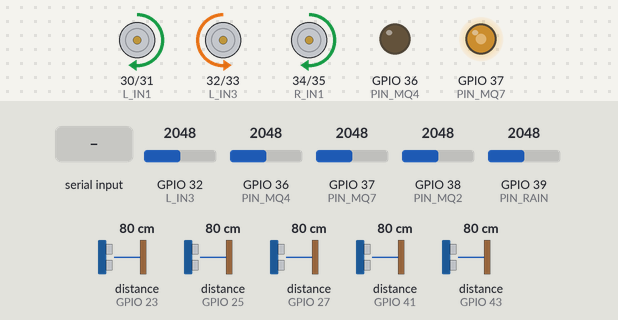
A sketch run on a simulated ESP32. Parts: motor-driver pin pairs drawn as motors (green arrow = first pin HIGH = forward, orange = second pin HIGH = backward, longer = more drive), output pins drawn as LEDs (lit = HIGH). Wiring (inferred from the names in the program): 5 × ultrasonic range finder: trigger GPIO 22, echo GPIO 23 / trigger GPIO 24, echo GPIO 25 / trigger GPIO 26, echo GPIO 27 / trigger GPIO 40, echo GPIO 41 / trigger GPIO 42, echo GPIO 43. Dashed ring = blinking. The inputs (shaded band) are chosen by the test bench; at power-on: distance to the obstacle (sensors on GPIO 23, GPIO 41, GPIO 25, GPIO 27, GPIO 43) 80 cm, GPIO 32 (L_IN3) = 2048, GPIO 36 (PIN_MQ4) = 2048, GPIO 37 (PIN_MQ7) = 2048, GPIO 38 (PIN_MQ2) = 2048, GPIO 39 (PIN_RAIN) = 2048. The echo pulse lasts 58.3 µs per cm; pins used as bus, display or sensor lines are not drawn; what the sketch prints to the serial monitor is not drawn.

Above: at 2.2 s.
2.3 s: distance to the obstacle (sensor on GPIO 23) set to 28 cm
3.8 s: distance to the obstacle (sensor on GPIO 23) set to 23 cm
At 4.05 s:
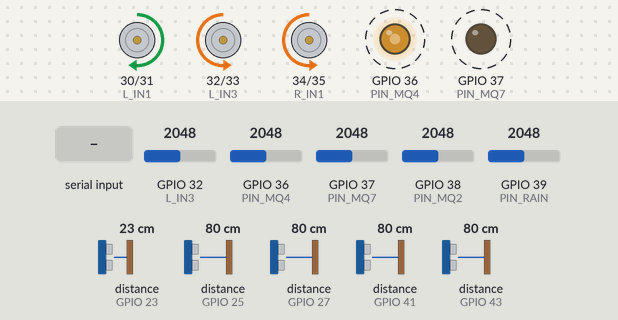
6.8 s: "x" received over Serial
At 7.8 s:
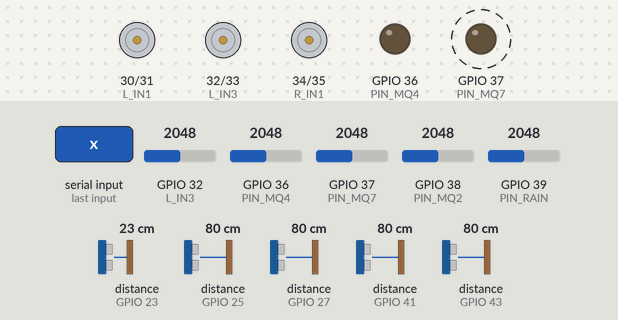
8.6 s: "G" received over Serial
At 11.5 s:
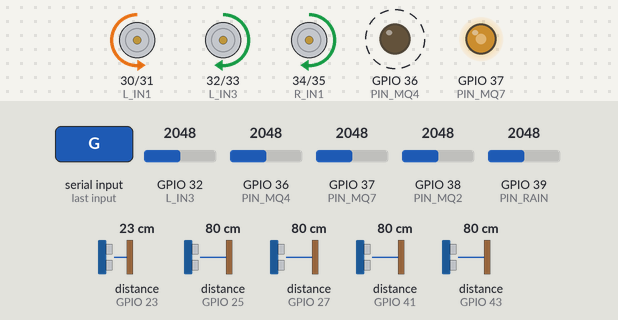
11.6 s: distance to the obstacle (sensor on GPIO 41) set to 250 cm
13.7 s: distance to the obstacle (sensor on GPIO 23) set to 60 cm
At 14.9 s:
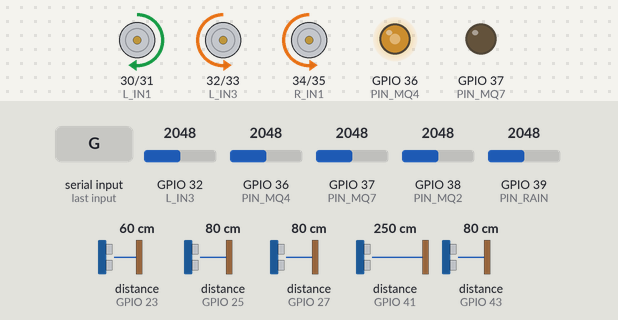
Timing chart, 0 to 16.4 s (numbered marks = the images above; inputs shaded):
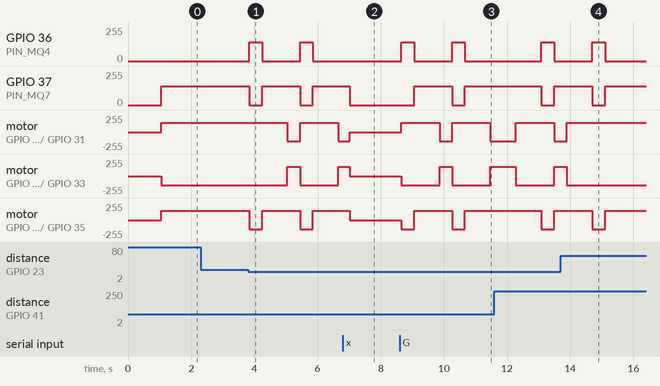

The sketch:

mine_rover_mega_v3.ino
```cpp
/*
 * ==============================================================================
 * M.I.N.E.R.S. V3 - STANDALONE AUTONOMOUS MAP-GUIDED NAVIGATION FIRMWARE
 * Arduino Mega 2560 (Runs 100% Standalone on Battery - No Laptop Required!)
 * Problem Statement ID: 26039 (Govt. of Jharkhand)
 * ==============================================================================
 * Features:
 * 1. Text/Struct Map Interpreter (Segment Length, Obstacle Avoidance, Intersection Turn)
 * 2. 5-Point Sector Ultrasonic Obstacle Bypassing & Re-alignment
 * 3. Side-wall Open Sector Sensing for Intersection Detection
 * 4. Failsafe Battery & Safety Governor Autonomous Stopping
 * 5. Serial/ESP8266 Telemetry Broadcast (Works standalone or with optional Wi-Fi/Radio)
 * ==============================================================================
 */

// --- 5-POINT ULTRASONIC SENSOR ARRAY ---
const int TRIG_FRONT       = 22;
const int ECHO_FRONT       = 23;
const int TRIG_FRONT_LEFT  = 40;
const int ECHO_FRONT_LEFT  = 41;
const int TRIG_FRONT_RIGHT = 42;
const int ECHO_FRONT_RIGHT = 43;
const int TRIG_LEFT        = 24;
const int ECHO_LEFT        = 25;
const int TRIG_RIGHT       = 26;
const int ECHO_RIGHT       = 27;

// --- GAS & ENVIRONMENTAL SENSORS ---
const int PIN_MQ4  = A0; // Methane (CH4)
const int PIN_MQ7  = A1; // Carbon Monoxide (CO)
const int PIN_MQ2  = A2; // LPG / Butane / Smoke
const int PIN_RAIN = A3; // Water / Rain Sensor
const int PIN_LM35 = A4; // Temperature Sensor

// --- MOTOR PINS (DUAL L298N DRIVERS) ---
const int L_IN1 = 30; // M1 Front Left (+)
const int L_IN2 = 31; // M1 Front Left (-)
const int L_IN3 = 32; // M3 Rear Left  (+)
const int L_IN4 = 33; // M3 Rear Left  (-)

const int R_IN1 = 34; // M2 Front Right (+)
const int R_IN2 = 35; // M2 Front Right (-)
const int R_IN3 = 36; // M4 Rear Right  (+)
const int R_IN4 = 37; // M4 Rear Right  (-)

// --- SPEED & CALIBRATION CONSTANTS ---
const int ROVER_SPEED = 140;                // Smooth 140 PWM speed
const float METERS_PER_SECOND = 0.35;        // Calibrated speed (~0.35 m/s at 140 PWM)
const int OBSTACLE_BYPASS_CM = 25;           // Trigger obstacle detour at 25cm
const int INTERSECTION_OPENING_CM = 120;     // Side wall opening threshold for T-junction

// --- MAP STRUCTURE & DATA ---
struct MapSegment {
  float lengthMeters;     // Target distance to traverse in current corridor
  char intersectionAction;// 'R' = Turn Right, 'L' = Turn Left, 'F' = Straight, 'E' = End Mission
  float postTurnMeters;   // Distance to travel after turn
};

// Map Definition for Test Run:
// Corridor 1: 10.0m long, 2.0m wide -> Intersection -> Turn RIGHT -> Traverse 3.0m -> End
const int NUM_MAP_SEGMENTS = 2;
MapSegment missionMap[NUM_MAP_SEGMENTS] = {
  { 10.0, 'R', 3.0 },  // Segment 0: 10m forward, Turn Right at intersection, then 3m
  {  3.0, 'E', 0.0 }   // Segment 1: Final destination reached, End mission
};

// --- AUTONOMOUS NAVIGATION STATE MACHINE ---
enum RoverState {
  STATE_IDLE,
  STATE_NAVIGATING_CORRIDOR,
  STATE_BYPASSING_OBSTACLE,
  STATE_INTERSECTION_DETECTED,
  STATE_EXECUTING_TURN,
  STATE_POST_TURN_CORRIDOR,
  STATE_MISSION_COMPLETE,
  STATE_EMERGENCY_HALT
};

RoverState currentState = STATE_IDLE;
int currentSegmentIndex = 0;

// Travel tracking variables
unsigned long segmentStartTime = 0;
float segmentDistanceTraveled = 0.0;
unsigned long stateTimer = 0;
char detourDirection = 'R';

// Telemetry Variables
long distFront = 100, distFrontLeft = 100, distFrontRight = 100, distLeft = 100, distRight = 100;
int valMQ4 = 0, valMQ7 = 0, valMQ2 = 0, valRain = 1023;
float tempC = 25.0;
char currentMotion = 'S';
unsigned long lastTelemetryTime = 0;
const unsigned long TELEMETRY_INTERVAL = 100;

// Function Prototypes
long readUltrasonic(int trigPin, int echoPin);
float readLM35(int pin);
void setIndividualMotorsPWM(int m1_f, int m1_r, int m3_f, int m3_r, int m2_f, int m2_r, int m4_f, int m4_r);
void moveForward();
void moveBackward();
void turnLeft();
void turnRight();
void stopMotors();
void executeAutonomousState();
void broadcastTelemetry();

void setup() {
  // Serial0 for USB/Serial Monitor or ESP8266/ESP32 Wi-Fi module
  Serial.begin(115200);

  // Initialize Ultrasonic Pins
  pinMode(TRIG_FRONT, OUTPUT);       pinMode(ECHO_FRONT, INPUT);
  pinMode(TRIG_FRONT_LEFT, OUTPUT);  pinMode(ECHO_FRONT_LEFT, INPUT);
  pinMode(TRIG_FRONT_RIGHT, OUTPUT); pinMode(ECHO_FRONT_RIGHT, INPUT);
  pinMode(TRIG_LEFT, OUTPUT);        pinMode(ECHO_LEFT, INPUT);
  pinMode(TRIG_RIGHT, OUTPUT);       pinMode(ECHO_RIGHT, INPUT);

  digitalWrite(TRIG_FRONT, LOW);
  digitalWrite(TRIG_FRONT_LEFT, LOW);
  digitalWrite(TRIG_FRONT_RIGHT, LOW);
  digitalWrite(TRIG_LEFT, LOW);
  digitalWrite(TRIG_RIGHT, LOW);

  // Initialize Motor Pins
  pinMode(L_IN1, OUTPUT); pinMode(L_IN2, OUTPUT);
  pinMode(L_IN3, OUTPUT); pinMode(L_IN4, OUTPUT);
  pinMode(R_IN1, OUTPUT); pinMode(R_IN2, OUTPUT);
  pinMode(R_IN3, OUTPUT); pinMode(R_IN4, OUTPUT);

  stopMotors();
  delay(1000);

  Serial.println(F("{\"status\":\"M.I.N.E.R.S._V3_AUTONOMOUS_READY\",\"standalone\":true}"));

  // Auto-start autonomous mission after 3 seconds startup pause
  segmentStartTime = millis();
  currentState = STATE_NAVIGATING_CORRIDOR;
  currentSegmentIndex = 0;
}

void loop() {
  // 1. Process optional incoming manual commands (Wi-Fi or Serial)
  if (Serial.available() > 0) {
    char cmd = Serial.read();
    if (cmd == 'START' || cmd == 'G' || cmd == 'g') {
      currentState = STATE_NAVIGATING_CORRIDOR;
      segmentStartTime = millis();
    } else if (cmd == ' ' || cmd == 'X' || cmd == 'x' || cmd == 'STOP') {
      currentState = STATE_EMERGENCY_HALT;
      stopMotors();
    }
  }

  // 2. Poll Sensors
  unsigned long now = millis();
  if (now - lastTelemetryTime >= TELEMETRY_INTERVAL) {
    lastTelemetryTime = now;

    distFront      = readUltrasonic(TRIG_FRONT, ECHO_FRONT);       delay(5);
    distFrontLeft  = readUltrasonic(TRIG_FRONT_LEFT, ECHO_FRONT_LEFT); delay(5);
    distFrontRight = readUltrasonic(TRIG_FRONT_RIGHT, ECHO_FRONT_RIGHT); delay(5);
    distLeft       = readUltrasonic(TRIG_LEFT, ECHO_LEFT);         delay(5);
    distRight      = readUltrasonic(TRIG_RIGHT, ECHO_RIGHT);

    valMQ4  = analogRead(PIN_MQ4);
    valMQ7  = analogRead(PIN_MQ7);
    valMQ2  = analogRead(PIN_MQ2);
    valRain = analogRead(PIN_RAIN);
    tempC   = readLM35(PIN_LM35);

    // 3. Run Autonomous Map Navigation Engine
    executeAutonomousState();

    // 4. Broadcast Telemetry over Serial / ESP8266 Wi-Fi
    broadcastTelemetry();
  }
}

void executeAutonomousState() {
  unsigned long elapsedMs = millis() - segmentStartTime;
  segmentDistanceTraveled = (elapsedMs / 1000.0) * METERS_PER_SECOND;

  MapSegment currentTarget = missionMap[currentSegmentIndex];

  switch (currentState) {
    case STATE_IDLE:
      stopMotors();
      currentMotion = 'S';
      break;

    case STATE_NAVIGATING_CORRIDOR:
      // A. Check for Front Obstacle (Trigger Detour/Bypass)
      if (distFront > 0 && distFront <= OBSTACLE_BYPASS_CM) {
        stateTimer = millis();
        currentState = STATE_BYPASSING_OBSTACLE;

        // Choose side with more clearance
        if (distFrontLeft > distFrontRight) {
          detourDirection = 'L';
          turnLeft();
          currentMotion = 'L';
        } else {
          detourDirection = 'R';
          turnRight();
          currentMotion = 'R';
        }
        break;
      }

      // B. Check for Intersection Arrival (Distance target reached or side wall opening detected)
      if (segmentDistanceTraveled >= currentTarget.lengthMeters ||
         (currentTarget.intersectionAction == 'R' && distRight >= INTERSECTION_OPENING_CM) ||
         (currentTarget.intersectionAction == 'L' && distLeft >= INTERSECTION_OPENING_CM)) {

        stateTimer = millis();
        currentState = STATE_INTERSECTION_DETECTED;
        stopMotors();
        currentMotion = 'S';
        break;
      }

      // Normal Forward Corridor Driving with minor wall centering steering
      if (distFrontLeft > 0 && distFrontLeft <= 10) {
        turnRight(); // Steer slightly right away from left wall
        currentMotion = 'R';
      } else if (distFrontRight > 0 && distFrontRight <= 10) {
        turnLeft();  // Steer slightly left away from right wall
        currentMotion = 'L';
      } else {
        moveForward();
        currentMotion = 'F';
      }
      break;

    case STATE_BYPASSING_OBSTACLE:
      // Steer away for 350ms, then advance forward past obstacle for 800ms
      if (millis() - stateTimer < 350) {
        if (detourDirection == 'L') turnLeft(); else turnRight();
      } else if (millis() - stateTimer < 1150) {
        moveForward();
        currentMotion = 'F';
      } else {
        // Realign back into corridor path
        if (detourDirection == 'L') turnRight(); else turnLeft();
        delay(350);
        currentState = STATE_NAVIGATING_CORRIDOR;
      }
      break;

    case STATE_INTERSECTION_DETECTED:
      // Brief 500ms pause to stabilize at T-Junction
      if (millis() - stateTimer >= 500) {
        if (currentTarget.intersectionAction == 'R') {
          turnRight();
          currentMotion = 'R';
          stateTimer = millis();
          currentState = STATE_EXECUTING_TURN;
        } else if (currentTarget.intersectionAction == 'L') {
          turnLeft();
          currentMotion = 'L';
          stateTimer = millis();
          currentState = STATE_EXECUTING_TURN;
        } else {
          // Go straight or end
          currentState = STATE_POST_TURN_CORRIDOR;
          segmentStartTime = millis();
        }
      }
      break;

    case STATE_EXECUTING_TURN:
      // Calibrated 90-degree turn execution time (~950ms at 140 PWM)
      if (millis() - stateTimer >= 950) {
        stopMotors();
        currentMotion = 'S';
        delay(200);

        // Move to post-turn corridor segment
        segmentStartTime = millis();
        currentState = STATE_POST_TURN_CORRIDOR;
      }
      break;

    case STATE_POST_TURN_CORRIDOR:
      // Drive forward into the new branch for the post-turn distance (e.g. 3m)
      if (segmentDistanceTraveled >= currentTarget.postTurnMeters) {
        currentSegmentIndex++;
        if (currentSegmentIndex >= NUM_MAP_SEGMENTS || missionMap[currentSegmentIndex].intersectionAction == 'E') {
          currentState = STATE_MISSION_COMPLETE;
        } else {
          segmentStartTime = millis();
          currentState = STATE_NAVIGATING_CORRIDOR;
        }
      } else {
        // Obstacle avoidance in branch
        if (distFront > 0 && distFront <= OBSTACLE_BYPASS_CM) {
          stateTimer = millis();
          currentState = STATE_BYPASSING_OBSTACLE;
        } else {
          moveForward();
          currentMotion = 'F';
        }
      }
      break;

    case STATE_MISSION_COMPLETE:
      stopMotors();
      currentMotion = 'S';
      break;

    case STATE_EMERGENCY_HALT:
      stopMotors();
      currentMotion = 'S';
      break;
  }
}

// Sensor helper
long readUltrasonic(int trigPin, int echoPin) {
  digitalWrite(trigPin, LOW);
  delayMicroseconds(2);
  digitalWrite(trigPin, HIGH);
  delayMicroseconds(10);
  digitalWrite(trigPin, LOW);

  long duration = pulseIn(echoPin, HIGH, 18000);
  if (duration == 0) return 400;
  long cm = duration * 0.0343 / 2;
  if (cm <= 0 || cm > 400) return 400;
  return cm;
}

float readLM35(int pin) {
  int raw = analogRead(pin);
  return raw * (5.0 / 1023.0) * 100.0;
}

void broadcastTelemetry() {
  Serial.print(F("{\"front\":"));       Serial.print(distFront);
  Serial.print(F(",\"front_left\":")); Serial.print(distFrontLeft);
  Serial.print(F(",\"front_right\":"));Serial.print(distFrontRight);
  Serial.print(F(",\"left\":"));       Serial.print(distLeft);
  Serial.print(F(",\"right\":"));      Serial.print(distRight);
  Serial.print(F(",\"mq2\":"));        Serial.print(valMQ2);
  Serial.print(F(",\"mq4\":"));        Serial.print(valMQ4);
  Serial.print(F(",\"mq7\":"));        Serial.print(valMQ7);
  Serial.print(F(",\"rain\":"));       Serial.print(valRain);
  Serial.print(F(",\"temp\":"));       Serial.print(tempC, 1);
  Serial.print(F(",\"motion\":\""));   Serial.print(currentMotion);
  Serial.print(F("\",\"dist_m\":"));   Serial.print(segmentDistanceTraveled, 1);
  Serial.print(F(",\"state\":"));      Serial.print(currentState);
  Serial.println(F("}"));
}

void setIndividualMotorsPWM(int m1_f, int m1_r, int m3_f, int m3_r, int m2_f, int m2_r, int m4_f, int m4_r) {
  analogWrite(L_IN1, m1_f ? ROVER_SPEED : 0);
  analogWrite(L_IN2, m1_r ? ROVER_SPEED : 0);
  analogWrite(L_IN3, m3_f ? ROVER_SPEED : 0);
  analogWrite(L_IN4, m3_r ? ROVER_SPEED : 0);
  analogWrite(R_IN1, m2_f ? ROVER_SPEED : 0);
  analogWrite(R_IN2, m2_r ? ROVER_SPEED : 0);
  analogWrite(R_IN3, m4_f ? ROVER_SPEED : 0);
  analogWrite(R_IN4, m4_r ? ROVER_SPEED : 0);
}

void moveForward()  { setIndividualMotorsPWM(1, 0,  0, 1,  1, 0,  0, 1); }
void moveBackward() { setIndividualMotorsPWM(0, 1,  1, 0,  0, 1,  1, 0); }
void turnLeft()     { setIndividualMotorsPWM(0, 1,  1, 0,  1, 0,  0, 1); }
void turnRight()    { setIndividualMotorsPWM(1, 0,  0, 1,  0, 1,  1, 0); }
void stopMotors()   { setIndividualMotorsPWM(0, 0,  0, 0,  0, 0,  0, 0); }
```

Measured:
- the behaviour switches between 27 and 26 cm on distance to the obstacle (sensor on GPIO 23) (found by bisection; images 0 and 1)
- after the input at 2.3 s, every drawn part: stays the same
- after the input at 3.8 s, GPIO 36 (PIN_MQ4): alternates 140/255 for 0.40 s and 0/255 for 1.2 s, starting at once; GPIO 37 (PIN_MQ7): alternates 140/255 for 1.2 s and 0/255 for 0.40 s, starting at once
- after the input at 6.8 s, GPIO 36 (PIN_MQ4): stays 0/255 (without the input it goes to 140/255 after 0.26 s)
- after the input at 8.6 s, GPIO 36 (PIN_MQ4): alternates 140/255 for 0.40 s and 0/255 for 1.2 s, starting after 0.06 s; GPIO 37 (PIN_MQ7): 0/255 → 140/255 after 0.46 s, → 0/255 1.2 s later, → 140/255 0.40 s later
- after the input at 13.7 s, motor on GPIO 30 (L_IN1) / GPIO 31 (L_IN2): goes on until 13.9 s, then stays forward 140/255; motor on GPIO 32 (L_IN3) / GPIO 33 (L_IN4): goes on until 13.9 s, then stays backward 140/255
